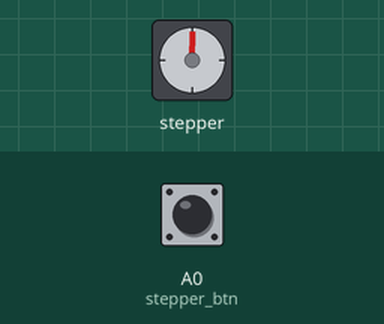
Simulated run of this sketch. Board: Arduino Uno, built with avr-gcc and run on an emulated ATmega328P. Shown: stepper motor. Inputs (shaded band) come from the test bench; at power-on: A0 (stepper_btn) HIGH. Stepper angles assume 2048 steps per turn; what the sketch prints to the serial monitor is not drawn.

Above: at 0.37 s.
At 1.2 s:
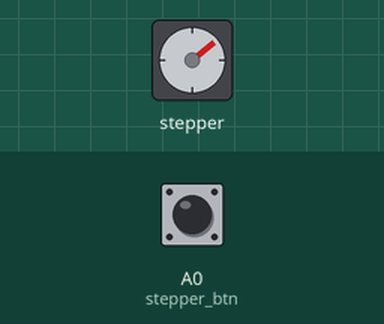
1.3 s: A0 (stepper_btn) pulled LOW for 0.15 s
Timing chart, 0 to 4.3 s (numbered marks = the images above; inputs shaded):
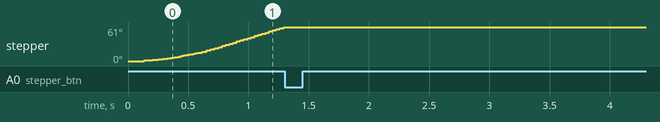

Measured:
- after the input at 1.3 s, stepper: stops changing and stays 61°
- by itself, stepper: keeps turning clockwise at about 53°/s

The sketch:

srepper.ino
```cpp
#include <GyverStepper.h>


// шаговик
GStepper<STEPPER4WIRE> stepper(2048, 2, 4, 3, 5);

// концевик найден или нет
bool searched_null = false;

// концевик
byte stepper_btn = A0;

void setup() {
  Serial.begin(9600);

  // режим следования к целевй позиции
  stepper.setRunMode(FOLLOW_POS);

  // установка макс. скорости в шагах/сек
  stepper.setMaxSpeed(400);

  // установка ускорения в шагах/сек/сек
  stepper.setAcceleration(500);

  // отправляем мотор сделать полный оборот, для поиска концевика
  stepper.setTargetDeg(360);

}
void loop() {

  // штатная работа
  if(searched_null) {

  }

  // колибровка
  else {

    stepper.tick();

    // если сработал концевик
    if(digitalRead(stepper_btn) == 0) {
      Serial.println("reset");
      stepper.reset();
      searched_null = true;
    }
  }

}
```
